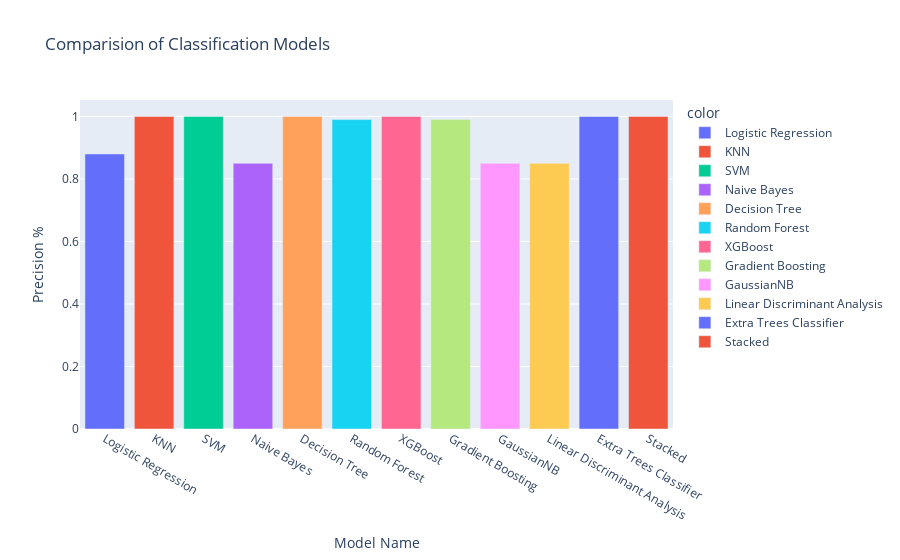

The cell this chart's notebook holds for it:
### Markdown cell above
* Precisions :

### Code cell
fig2 = px.bar(y=list(precisions.values()),x=list(precisions.keys()),color=list(precisions.keys()),title="Comparision of Classification Models", labels={"x":"Model Name","y":"Precision %"})
fig2.show()

### Figure 1 — Plotly figure (JSON) as saved in the notebook; plotly's stock layout.template omitted (floating-point values rounded to 4 significant figures)
{"data": [{"alignmentgroup": "True", "hovertemplate": "color=Logistic Regression<br>Model Name=%{x}<br>Precision %=%{y}<extra></extra>", "legendgroup": "Logistic Regression", "marker": {"color": "#636efa", "pattern": {"shape": ""}}, "name": "Logistic Regression", "offsetgroup": "Logistic Regression", "orientation": "v", "showlegend": true, "textposition": "auto", "type": "bar", "x": ["Logistic Regression"], "xaxis": "x", "y": [0.88], "yaxis": "y"}, {"alignmentgroup": "True", "hovertemplate": "color=KNN<br>Model Name=%{x}<br>Precision %=%{y}<extra></extra>", "legendgroup": "KNN", "marker": {"color": "#EF553B", "pattern": {"shape": ""}}, "name": "KNN", "offsetgroup": "KNN", "orientation": "v", "showlegend": true, "textposition": "auto", "type": "bar", "x": ["KNN"], "xaxis": "x", "y": [1], "yaxis": "y"}, {"alignmentgroup": "True", "hovertemplate": "color=SVM<br>Model Name=%{x}<br>Precision %=%{y}<extra></extra>", "legendgroup": "SVM", "marker": {"color": "#00cc96", "pattern": {"shape": ""}}, "name": "SVM", "offsetgroup": "SVM", "orientation": "v", "showlegend": true, "textposition": "auto", "type": "bar", "x": ["SVM"], "xaxis": "x", "y": [1], "yaxis": "y"}, {"alignmentgroup": "True", "hovertemplate": "color=Naive Bayes<br>Model Name=%{x}<br>Precision %=%{y}<extra></extra>", "legendgroup": "Naive Bayes", "marker": {"color": "#ab63fa", "pattern": {"shape": ""}}, "name": "Naive Bayes", "offsetgroup": "Naive Bayes", "orientation": "v", "showlegend": true, "textposition": "auto", "type": "bar", "x": ["Naive Bayes"], "xaxis": "x", "y": [0.85], "yaxis": "y"}, {"alignmentgroup": "True", "hovertemplate": "color=Decision Tree<br>Model Name=%{x}<br>Precision %=%{y}<extra></extra>", "legendgroup": "Decision Tree", "marker": {"color": "#FFA15A", "pattern": {"shape": ""}}, "name": "Decision Tree", "offsetgroup": "Decision Tree", "orientation": "v", "showlegend": true, "textposition": "auto", "type": "bar", "x": ["Decision Tree"], "xaxis": "x", "y": [1], "yaxis": "y"}, {"alignmentgroup": "True", "hovertemplate": "color=Random Forest<br>Model Name=%{x}<br>Precision %=%{y}<extra></extra>", "legendgroup": "Random Forest", "marker": {"color": "#19d3f3", "pattern": {"shape": ""}}, "name": "Random Forest", "offsetgroup": "Random Forest", "orientation": "v", "showlegend": true, "textposition": "auto", "type": "bar", "x": ["Random Forest"], "xaxis": "x", "y": [0.99], "yaxis": "y"}, {"alignmentgroup": "True", "hovertemplate": "color=XGBoost<br>Model Name=%{x}<br>Precision %=%{y}<extra></extra>", "legendgroup": "XGBoost", "marker": {"color": "#FF6692", "pattern": {"shape": ""}}, "name": "XGBoost", "offsetgroup": "XGBoost", "orientation": "v", "showlegend": true, "textposition": "auto", "type": "bar", "x": ["XGBoost"], "xaxis": "x", "y": [1], "yaxis": "y"}, {"alignmentgroup": "True", "hovertemplate": "color=Gradient Boosting<br>Model Name=%{x}<br>Precision %=%{y}<extra></extra>", "legendgroup": "Gradient Boosting", "marker": {"color": "#B6E880", "pattern": {"shape": ""}}, "name": "Gradient Boosting", "offsetgroup": "Gradient Boosting", "orientation": "v", "showlegend": true, "textposition": "auto", "type": "bar", "x": ["Gradient Boosting"], "xaxis": "x", "y": [0.99], "yaxis": "y"}, {"alignmentgroup": "True", "hovertemplate": "color=GaussianNB<br>Model Name=%{x}<br>Precision %=%{y}<extra></extra>", "legendgroup": "GaussianNB", "marker": {"color": "#FF97FF", "pattern": {"shape": ""}}, "name": "GaussianNB", "offsetgroup": "GaussianNB", "orientation": "v", "showlegend": true, "textposition": "auto", "type": "bar", "x": ["GaussianNB"], "xaxis": "x", "y": [0.85], "yaxis": "y"}, {"alignmentgroup": "True", "hovertemplate": "color=Linear Discriminant Analysis<br>Model Name=%{x}<br>Precision %=%{y}<extra></extra>", "legendgroup": "Linear Discriminant Analysis", "marker": {"color": "#FECB52", "pattern": {"shape": ""}}, "name": "Linear Discriminant Analysis", "offsetgroup": "Linear Discriminant Analysis", "orientation": "v", "showlegend": true, "textposition": "auto", "type": "bar", "x": ["Linear Discriminant Analysis"], "xaxis": "x", "y": [0.85], "yaxis": "y"}, {"alignmentgroup": "True", "hovertemplate": "color=Extra Trees Classifier<br>Model Name=%{x}<br>Precision %=%{y}<extra></extra>", "legendgroup": "Extra Trees Classifier", "marker": {"color": "#636efa", "pattern": {"shape": ""}}, "name": "Extra Trees Classifier", "offsetgroup": "Extra Trees Classifier", "orientation": "v", "showlegend": true, "textposition": "auto", "type": "bar", "x": ["Extra Trees Classifier"], "xaxis": "x", "y": [1], "yaxis": "y"}, {"alignmentgroup": "True", "hovertemplate": "color=Stacked<br>Model Name=%{x}<br>Precision %=%{y}<extra></extra>", "legendgroup": "Stacked", "marker": {"color": "#EF553B", "pattern": {"shape": ""}}, "name": "Stacked", "offsetgroup": "Stacked", "orientation": "v", "showlegend": true, "textposition": "auto", "type": "bar", "x": ["Stacked"], "xaxis": "x", "y": [1], "yaxis": "y"}], "layout": {"barmode": "relative", "legend": {"title": {"text": "color"}, "tracegroupgap": 0}, "title": {"text": "Comparision of Classification Models"}, "xaxis": {"anchor": "y", "domain": [0, 1], "title": {"text": "Model Name"}}, "yaxis": {"anchor": "x", "domain": [0, 1], "title": {"text": "Precision %"}}}}
